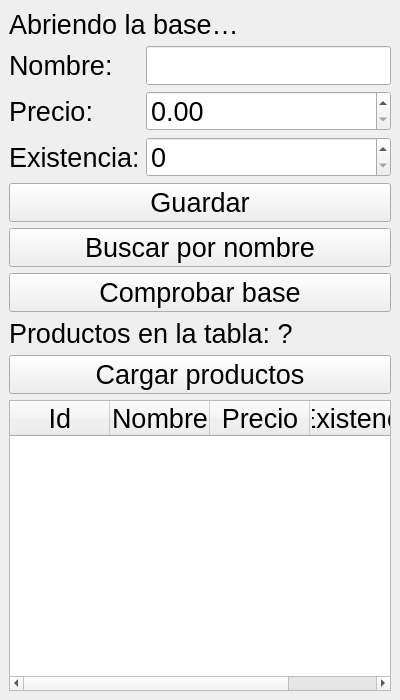
<?xml version="1.0" encoding="UTF-8"?>
<ui version="4.0">
 <class>MainWindow</class>
 <widget class="QMainWindow" name="MainWindow">
  <property name="geometry">
   <rect>
    <x>0</x>
    <y>0</y>
    <width>400</width>
    <height>700</height>
   </rect>
  </property>
  <property name="windowTitle">
   <string>Inventario</string>
  </property>
  <widget class="QWidget" name="centralwidget">
   <property name="font">
    <font>
     <pointsize>20</pointsize>
    </font>
   </property>
   <layout class="QVBoxLayout" name="verticalLayout">
<item>
<widget class="QLabel" name="etiquetaEstado">
<property name="text">
 <string>Abriendo la base…</string>
</property>
<property name="wordWrap">
 <bool>true</bool>
</property>
</widget>
</item>
<item>
<layout class="QFormLayout" name="formLayout">
<item row="0" column="0">
<widget class="QLabel" name="etiquetaNombre">
<property name="text">
 <string>Nombre:</string>
</property>
</widget>
</item>
<item row="0" column="1">
<widget class="QLineEdit" name="entradaNombre"/>
</item>
<item row="1" column="0">
<widget class="QLabel" name="etiquetaPrecio">
<property name="text">
 <string>Precio:</string>
</property>
</widget>
</item>
<item row="1" column="1">
<widget class="QDoubleSpinBox" name="spinPrecio">
<property name="maximum">
 <double>100000.000000000000000</double>
</property>
</widget>
</item>
<item row="2" column="0">
<widget class="QLabel" name="etiquetaExistencia">
<property name="text">
 <string>Existencia:</string>
</property>
</widget>
</item>
<item row="2" column="1">
<widget class="QSpinBox" name="spinExistencia">
<property name="maximum">
 <number>10000</number>
</property>
</widget>
</item>
</layout>
</item>
<item>
<widget class="QPushButton" name="botonGuardar">
<property name="text">
 <string>Guardar</string>
</property>
</widget>
</item>
<item>
<widget class="QPushButton" name="botonBuscar">
<property name="text">
 <string>Buscar por nombre</string>
</property>
</widget>
</item>
<item>
<widget class="QPushButton" name="botonComprobar">
<property name="text">
 <string>Comprobar base</string>
</property>
</widget>
</item>
<item>
<widget class="QLabel" name="etiquetaConteo">
<property name="text">
 <string>Productos en la tabla: ?</string>
</property>
</widget>
</item>
<item>
<widget class="QPushButton" name="botonCargar">
<property name="text">
 <string>Cargar productos</string>
</property>
</widget>
</item>
<item>
<widget class="QTableWidget" name="tablaProductos">
<property name="editTriggers">
 <set>QAbstractItemView::EditTrigger::NoEditTriggers</set>
</property>
<property name="selectionBehavior">
 <enum>QAbstractItemView::SelectionBehavior::SelectRows</enum>
</property>
<attribute name="horizontalHeaderStretchLastSection">
 <bool>true</bool>
</attribute>
<column>
<property name="text">
 <string>Id</string>
</property>
</column>
<column>
<property name="text">
 <string>Nombre</string>
</property>
</column>
<column>
<property name="text">
 <string>Precio</string>
</property>
</column>
<column>
<property name="text">
 <string>Existencia</string>
</property>
</column>
</widget>
</item>
   </layout>
  </widget>
 </widget>
 <resources/>
 <connections/>
</ui>
